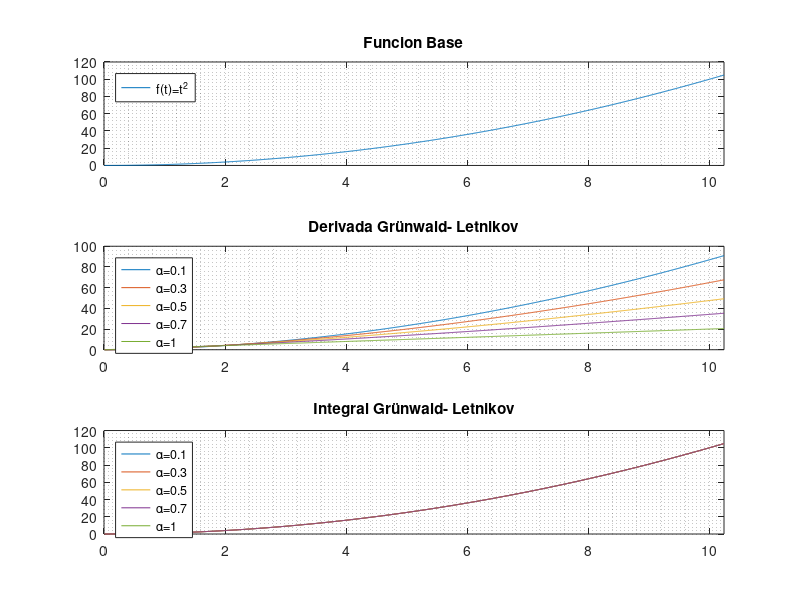
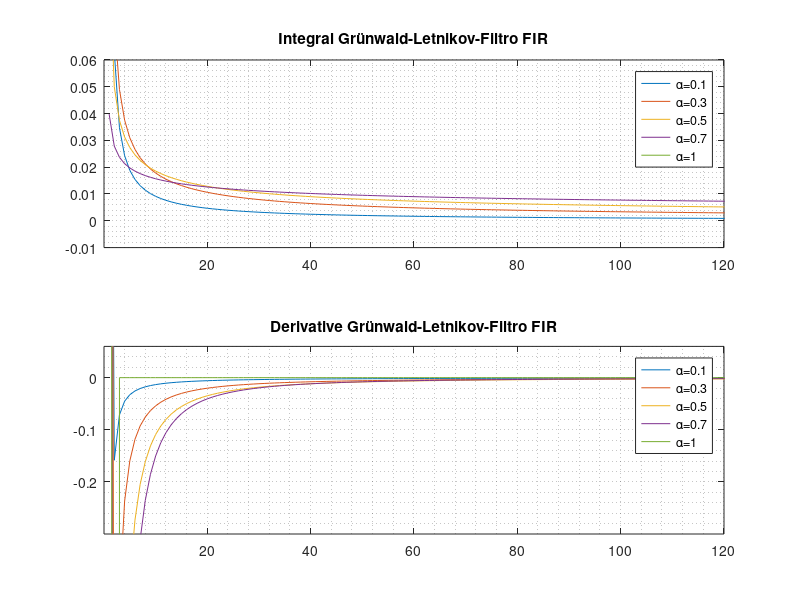

Source code (MATLAB) for these figures, in order:
clear;close all;
%time step
dts=0.01;
%date number
N=1024;
% order operator
alfa=[0.1 0.3 0.5 0.7 0.9999999999999999999999];
fDf=[];
fIf=[];
%time
t=dts*(1:N);
%coefficient Derivative FIR
fD=load('fD.mat').fD;
%coefficient Integral FIR
fI=load('fI.mat').fI;
w=1;
%Base Function
funcion_base=t.^2;
%Convolution
for j=1:5
    fDf=[fDf ,conv(funcion_base,fD(:,j))];
end
for j=1:5
    fIf=[fIf ,conv(fDf(:,j),fI(:,j))];
    
end
%Grafics
%Function Base
subplot(3,1,1);
plot(t,funcion_base);xlim([0 10.24]);
legend('f(t)=t^2','Location','northwest');
title('Funcion Base');grid minor;
%Derivative Function 
subplot(3,1,2);
plot(t,fDf(1:N,:));xlim([0 10.24]);
legend('α=0.1','α=0.3','α=0.5','α=0.7','α=1','Location','northwest');grid minor;
title('Derivada Grünwald- Letnikov')
%Integral Function 
subplot(3,1,3);
plot(t,fIf(1:N,:));
xlim([0 10.24]);
legend('α=0.1','α=0.3','α=0.5','α=0.7','α=1','Location','northwest');grid minor;
title('Integral Grünwald- Letnikov')
figure;
%Integral FIR 
figure;
subplot(2,1,1);
plot(fI);xlim([0.01 120]);ylim([-0.01 0.06]);title('Integral Grünwald-Letnikov-Filtro FIR');
legend('α=0.1','α=0.3','α=0.5','α=0.7','α=1','Location','northeast');grid minor;
%Derivative FIR 
subplot(2,1,2);
plot(fD);xlim([0.01 120]);ylim([-0.30 0.06]);title('Derivative Grünwald-Letnikov-Filtro FIR');
legend('α=0.1','α=0.3','α=0.5','α=0.7','α=1','Location','northeast');grid minor;
